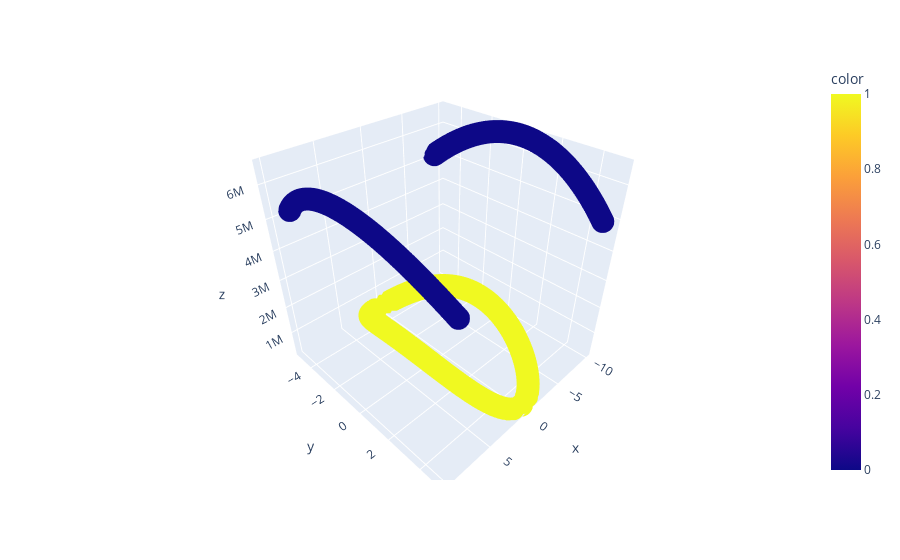

Notebook source saved alongside this figure:
### Markdown cell above
<b> Dataset visualization after applying polynomial kernel <b>

### Code cell
fig = px.scatter_3d(x=X[:, 0], y=X[:, 1], z=K_poly.sum(1),
              color=y)
fig.show()

### Figure 1 — Plotly figure (JSON) as saved in the notebook; plotly's stock layout.template omitted (floating-point values rounded to 4 significant figures; data arrays with more than 128 entries replaced by an {"elided": "..."} marker saying what was removed)
{"data": [{"hovertemplate": "x=%{x}<br>y=%{y}<br>z=%{z}<br>color=%{marker.color}<extra></extra>", "legendgroup": "", "marker": {"color": {"elided": "400 int values"}, "coloraxis": "coloraxis", "symbol": "circle"}, "mode": "markers", "name": "", "scene": "scene", "showlegend": false, "type": "scatter3d", "x": {"elided": "400 float values"}, "y": {"elided": "400 float values"}, "z": {"elided": "400 float values"}}], "layout": {"coloraxis": {"colorbar": {"title": {"text": "color"}}, "colorscale": [[0, "#0d0887"], [0.1111, "#46039f"], [0.2222, "#7201a8"], [0.3333, "#9c179e"], [0.4444, "#bd3786"], [0.5556, "#d8576b"], [0.6667, "#ed7953"], [0.7778, "#fb9f3a"], [0.8889, "#fdca26"], [1, "#f0f921"]]}, "legend": {"tracegroupgap": 0}, "margin": {"t": 60}, "scene": {"domain": {"x": [0, 1], "y": [0, 1]}, "xaxis": {"title": {"text": "x"}}, "yaxis": {"title": {"text": "y"}}, "zaxis": {"title": {"text": "z"}}}}}
